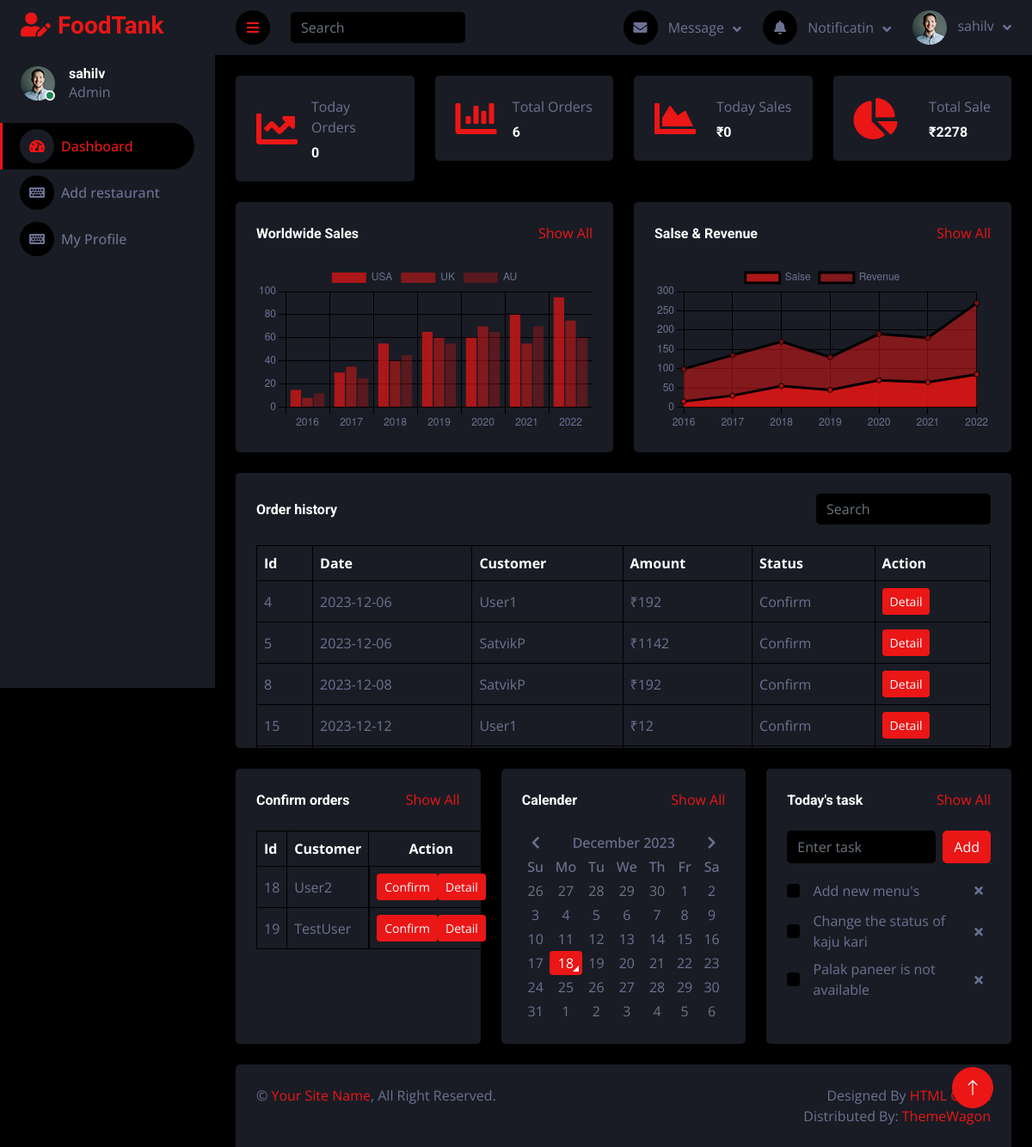
The page /foodprovider/dashboard/ (signed in) on the database as committed earlier.
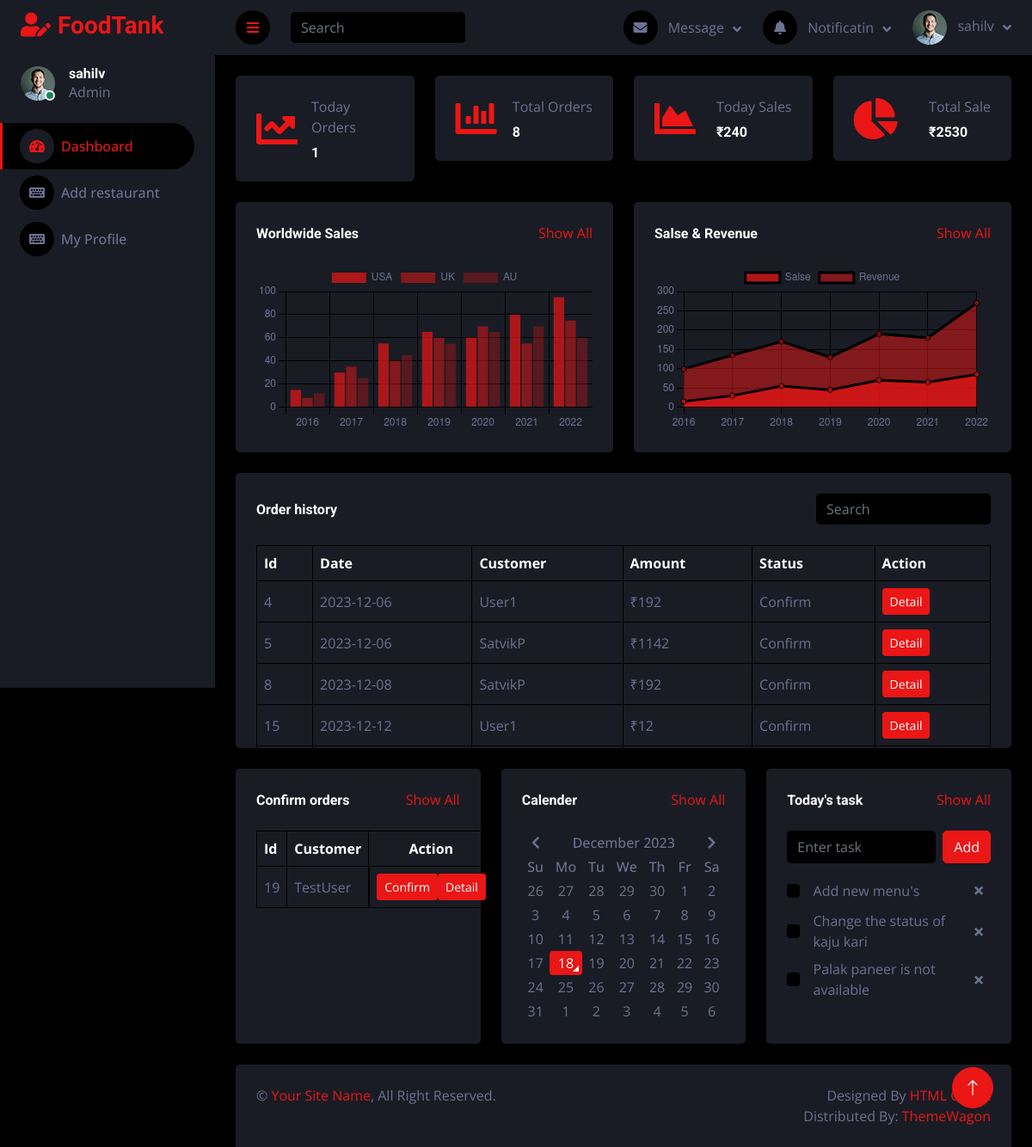
The same page on the database as committed later.
### order/models.py (models this page shows, shortened)
class Order(models.Model):
    order_id = models.AutoField(primary_key=True)
    user = models.ForeignKey(User, on_delete=models.CASCADE,
                        limit_choices_to={'user_type':'Customer'})
    restaurant = models.ForeignKey(Restaurant, on_delete=models.CASCADE)
    is_confirmed = models.BooleanField(default=False)
    estimated_time = models.DateTimeField(blank=True, null=True)
    driver = models.ForeignKey(Driver, on_delete=models.SET_NULL, null=True, blank=True)
    transaction_id = models.CharField(max_length=255, null=True, blank=True)
    total_bill = models.IntegerField(blank=True, null=True)
    payment_method = models.CharField(max_length=255, blank=True, null=True, choices=payment_choices)
    order_date = models.DateTimeField(auto_now_add=True, blank=True, null=True)
    deliveryAddress = models.ForeignKey(Address, on_delete=models.CASCADE, blank=True, null=True)

### user/models.py (models this page shows)
class User(AbstractUser):
    mobile = models.CharField(max_length=255, unique=True)
    user_type = models.CharField(max_length=255, choices=USER_TYPE)
    profile = models.ImageField(upload_to="menu_images", blank=True, null=True)

### restaurant/models.py (models this page shows)
class Todo(models.Model):
    user = models.ForeignKey(User, on_delete=models.CASCADE, blank=True, null=True)
    done = models.BooleanField(default=False)
    note = models.CharField(max_length=255, blank=True, null=True)

### restaurant/views.py (the view)
# urls.py: path("dashboard/", views.adminDashboard, name="dashboard"),
def adminDashboard(request):
    if not request.user.is_authenticated or not request.user.user_type == "Foodprovider":
        return redirect("/foodprovider/adminSignin/")
    if request.method == 'POST':
        note = request.POST.get('note', '')
        data = Todo.objects.create(user=request.user, note=note)
        data.save()
        return JsonResponse({"status":"success"})
    restaurant_admin = User.objects.get(username=request.user)
    restaurant_data = Restaurant.objects.filter(user=restaurant_admin)
    userRestaurant = Restaurant.objects.filter(user=request.user)
    myOrders = Order.objects.filter(restaurant__in=userRestaurant)
    totalOrder = 0
    totalAmount = 0
    for i in myOrders:
        if i.total_bill != None:
            if i.is_confirmed:
                totalOrder += 1
                totalAmount += i.total_bill
    todayAmount = 0
    todayOrder = 0
    today = date.today()
    for i in myOrders:
        if i.total_bill != None:
            if str(i.order_date)[0:10] == str(today):
                if i.is_confirmed:
                    todayAmount += i.total_bill
                    todayOrder += 1
    context = {
        'my_restaurant' : restaurant_data,
        'myOrders' : myOrders,
        'totalAmount' : totalAmount,
        'todayAmount' : todayAmount,
        'myTask' : Todo.objects.filter(user=request.user).order_by("-id"),
        'totalOrder': totalOrder,
        'todayOrder' : todayOrder
    }
    return render(request, 'restaurant_admin/index.html', context)

### templates/restaurant_admin/index.html (shortened to what the changed rows need)
{% extends '../base2.html' %}
{% block content %}
{% load static %}
<div class="container-fluid position-relative d-flex p-0">
    <div class="content">
        <div class="container-fluid pt-4 px-4">
            <div class="row g-4">
                <div class="col-sm-6 col-xl-3">
                    <div class="bg-secondary rounded d-flex align-items-center justify-content-between p-4">
                        <div class="ms-3">
                            <p class="mb-2">Today Orders</p>
                            <h6 class="mb-0">{{todayOrder}}</h6>
                        </div>
                    </div>
                </div>
                <div class="col-sm-6 col-xl-3">
                    <div class="bg-secondary rounded d-flex align-items-center justify-content-between p-4">
                        <div class="ms-3">
                            <p class="mb-2">Total Orders</p>
                            <h6 class="mb-0" id="totalOrder">{{totalOrder}}</h6>
                        </div>
                    </div>
                </div>
                <div class="col-sm-6 col-xl-3">
                    <div class="bg-secondary rounded d-flex align-items-center justify-content-between p-4">
                        <div class="ms-3">
                            <p class="mb-2">Today Sales</p>
                            <h6 class="mb-0" id="todayAmount">₹{{todayAmount}}</h6>
                        </div>
                    </div>
                </div>
                <div class="col-sm-6 col-xl-3">
                    <div class="bg-secondary rounded d-flex align-items-center justify-content-between p-4">
                        <div class="ms-3">
                            <p class="mb-2">Total Sale</p>
                            <h6 class="mb-0" id="totalAmount">₹{{totalAmount}}</h6>
                        </div>
                    </div>
                </div>
            </div>
        </div>
        <div class="container-fluid pt-4 px-4">
            <div class="bg-secondary text-center rounded p-4" style="height: 320px; overflow: auto;">
                <div class="table-responsive">
                    <table id="addData" class="table text-start align-middle table-bordered table-hover mb-0">
                        <thead>
                            <tr class="text-white">
                                <th scope="col">Id</th>
                                <th scope="col">Date</th>
                                <th scope="col">Customer</th>
                                <th scope="col">Amount</th>
                                <th scope="col">Status</th>
                                <th scope="col">Action</th>
                            </tr>
                        </thead>
                        <tbody>
                            {% for data in myOrders %}
                                {% if data.is_confirmed == True %}
                                    <tr>
                                        <td>{{data.order_id}}</td>
                                        <td>{{data.order_date|date:"Y-m-d"}}</td>
                                        <td>{{data.user.username}}</td>
                                        <td>₹{{data.total_bill}}</td>
                                        <td>
                                            {% if data.is_confirmed == True %}
                                                Confirm
                                            {% endif %}
                                        </td>
                                        <td><a class="btn btn-sm btn-primary" href="/foodprovider/restaurantOrder/{{data.order_id}}">Detail</a></td>
                                    </tr>
                                {% endif %}
                            {% endfor %}
                        </tbody>
                    </table>
                </div>
            </div>
        </div>
        <div class="container-fluid pt-4 px-4">
            <div class="row g-4">
                <div class="col-sm-12 col-md-6 col-xl-4" style="height: 320px; overflow: auto;">
                    <div class="h-100 rounded p-4 bg-secondary">
                        <div class="d-flex align-items-center py-3 bg-secondary">
                            <div class="w-100">
                                <table class="table text-start align-middle table-bordered table-hover mb-0">
                                    <thead>
                                        <tr class="text-white">
                                            <th scope="col">Id</th>
                                            <th scope="col">Customer</th>
                                            <th scope="col" class="text-center">Action</th>
                                        </tr>
                                    </thead>
                                    <tbody>
                                        {% for data in myOrders %}
                                            {% if data.is_confirmed == False %}
                                                <tr class="orderData">
                                                    <td>{{data.order_id}}</td>
                                                    <td>{{data.user.username}}</td>
                                                    <td class="d-flex justify-content-evenly">
                                                        <a href="/foodprovider/confirmOrder/{{data.order_id}}" class="btn btn-sm btn-primary orderConfirm" order-id="{{data.order_id}}" order-price="{{data.total_bill}}">Confirm</a>
                                                        <a href="/foodprovider/restaurantOrder/{{data.order_id}}" class="btn btn-sm btn-primary">Detail</a>
                                                    </td>
                                                </tr>
                                            {% endif %}
                                        {% endfor %}
                                    </tbody>
                                </table>
                            </div>
                        </div>
                    </div>
                </div>
                <div class="col-sm-12 col-md-6 col-xl-4" style="height: 320px; overflow: auto;">
                    <div class="h-100 p-4 rounded bg-secondary">
                        <section id="todoData">
                            {% for data in myTask %}
                            <div class="d-flex align-items-center pt-2" id="removeDiv">
                                <input class="form-check-input m-0" type="checkbox">
                                <div class="w-100 ms-3">
                                    <div class="d-flex w-100 align-items-center justify-content-between">
                                        <span>{{data.note}}</span>
                                        <a href="/foodprovider/deleteTask/{{data.id}}" class="btn btn-sm deleteTask" task-id="{{data.id}}"><i class="fa fa-times"></i></a>
                                    </div>
                                </div>
                            </div>
                        {% endfor %}
                        </section>
                    </div>
                </div>
            </div>
        </div>
    </div>
</div>
{% endblock content %}

Rows that differ between the two databases and show on the page:
no longer on this page (row edited): Order: order_id "18", user.username "User2", shown under "Confirm orders"
Other text that changed with them:
{{ todayOrder }}: "0" → "1"
{{ totalOrder }}: "6" → "8"
{{ todayAmount }}: "0" → "240"
{{ totalAmount }}: "2278" → "2530"
